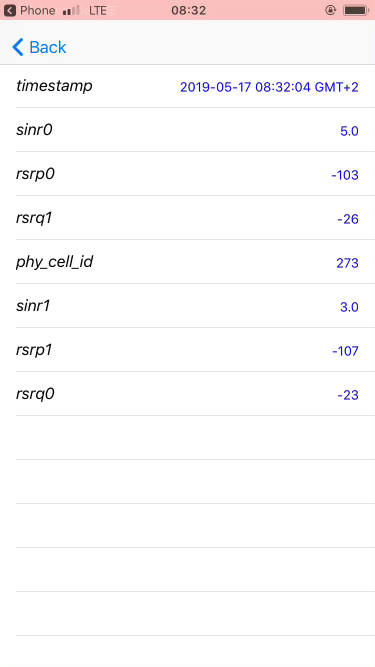
#> input picture sample/video/frame0.png, 750 x 1334 px (shown at 1/2 size)
$ python -i cv_helpers.py   (imports and definitions only)   (older library calls are emulated)
#> lines starting #> are read from the running program, lines starting #| are printed output that depends on the picture; after the words box and inside, x2 and y2 are one past the last pixel; in counts of white or black regions, pixels touching at a corner belong together
#> further down, picture is the input picture: shape (1334, 750, 3); mean B, G, R 250.2, 249.5, 251.2
__author__ = "Igor Kim"
__credits__ = ["Igor Kim"]
__maintainer__ = "Igor Kim"
__email__ = "igor.skh@gmail.com"
__status__ = "Development"
__date__ = "05/2019"
__license__ = "MIT"

import cv2, pytesseract, imutils, logging
import numpy as np

from skimage.measure import compare_ssim as ssim

from consts import *

logger = logging.getLogger('')
# [19 lines left out: function sort_contours, not called in this run]

def preprocess_image(image):
    """Preprocess image for better contours detection
    Transofrm text blocks into almost rectangles

    Arguments:
        image {cv2.image} -- CV2 image object

    Returns:
        cv2.image -- Processed CV2 image object
    """
    new_image = image.copy()

    new_image = cv2.cvtColor(new_image, cv2.COLOR_BGR2GRAY)
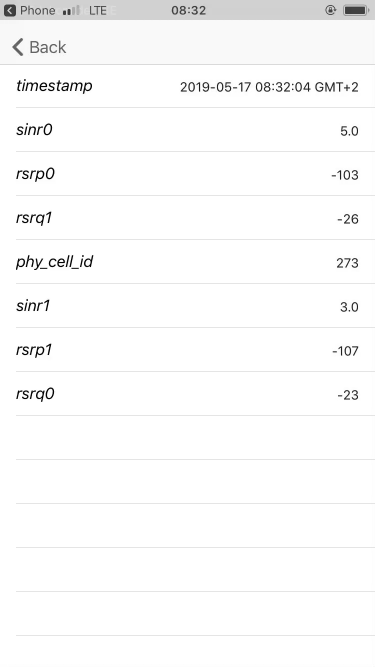
#> new_image: shape (1334, 750) (shown at 1/2 size); min 0, max 255, mean 250.1
    new_image = cv2.GaussianBlur(new_image,(15,15), 0)
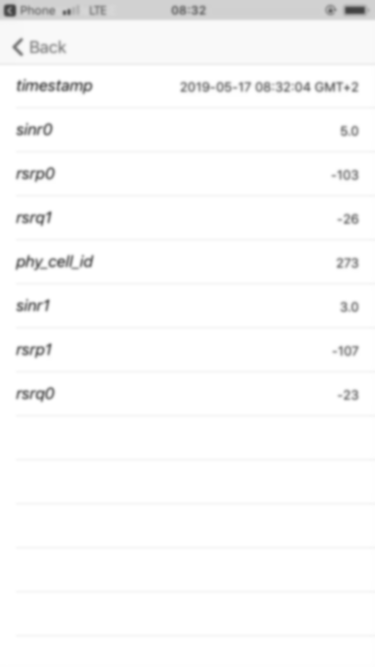
#> new_image: shape (1334, 750) (shown at 1/2 size); min 64, max 255, mean 250.1
    ret3, new_image = cv2.threshold(new_image,0,255,cv2.THRESH_BINARY_INV+cv2.THRESH_OTSU)
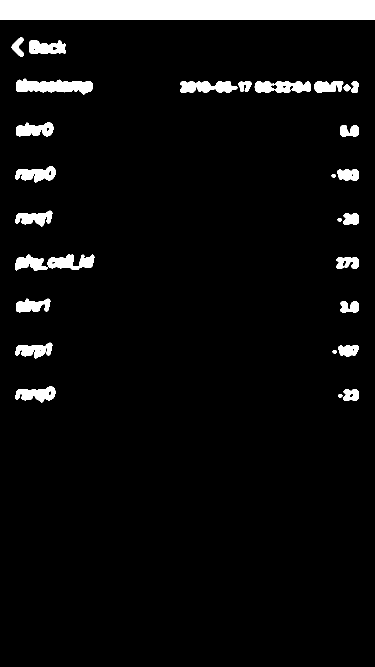
#> new_image: shape (1334, 750) (shown at 1/2 size); 5.7% white; 29 white regions, largest, box (x1, y1, x2, y2) and area: (0, 0, 750, 39) 29250, (32, 157, 186, 189) 3113, (509, 162, 622, 186) 1950
#> ret3 = 222
    # _, new_image = cv2.threshold(new_image, 0, 255, cv2.THRESH_BINARY_INV)
    kernel = np.ones((7, 7),np.uint8)
    new_image = cv2.dilate(new_image, kernel, iterations = 3)
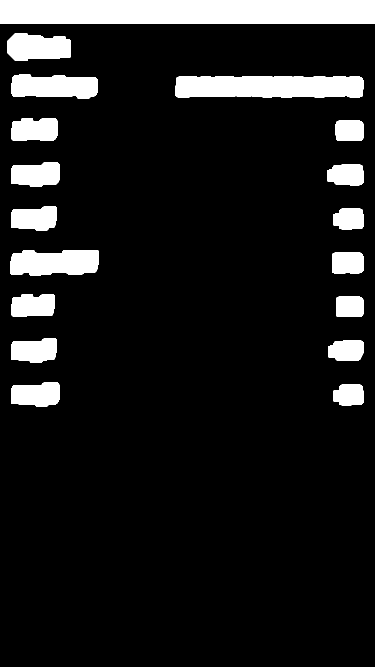
#> new_image: shape (1334, 750) (shown at 1/2 size); 11.2% white; 18 white regions, largest, box (x1, y1, x2, y2) and area: (0, 0, 750, 48) 36000, (351, 153, 727, 195) 15256, (21, 500, 198, 551) 7879
    return new_image

# [109 lines left out: functions preprocess_roi, find_countours, draw_countrous, get_rois, recognise_rois, get_video_n_frames, not called in this run]

def open_video_file(filename):
    return cv2.VideoCapture(filename)

# [51 lines left out: functions get_video_frame, get_video_frames, not called in this run]

>>> import cv2
>>> picture = cv2.imread('sample/video/frame0.png')
>>> result = preprocess_image(picture)

$ run again, on sample/video/frame100.png
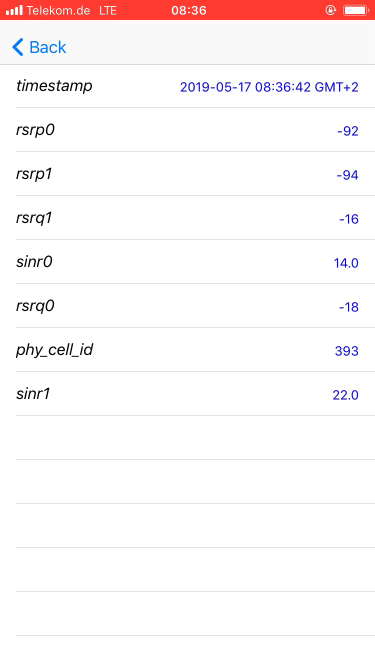
#> input picture sample/video/frame100.png, 750 x 1334 px (shown at 1/2 size)
#> picture is the input picture: shape (1334, 750, 3); mean B, G, R 246.8, 246.4, 251.6
#> in preprocess_image, `ret3, new_image = cv2.threshold(new_image,0,255,cv2.THRESH_BINARY_INV+..`:
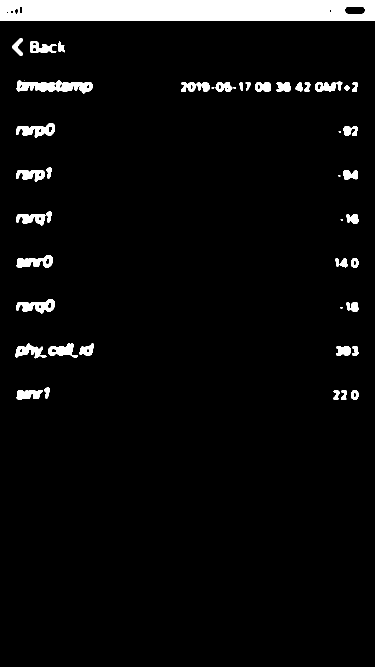
#> new_image: shape (1334, 750) (shown at 1/2 size); 4.9% white; 48 white regions (7 under 20 px), largest, box (x1, y1, x2, y2) and area: (0, 0, 750, 41) 30075, (33, 161, 185, 187) 2410, (32, 246, 110, 275) 1189
#> ret3 = 199
#> in preprocess_image, `new_image = cv2.dilate(new_image, kernel, iterations = 3)`:
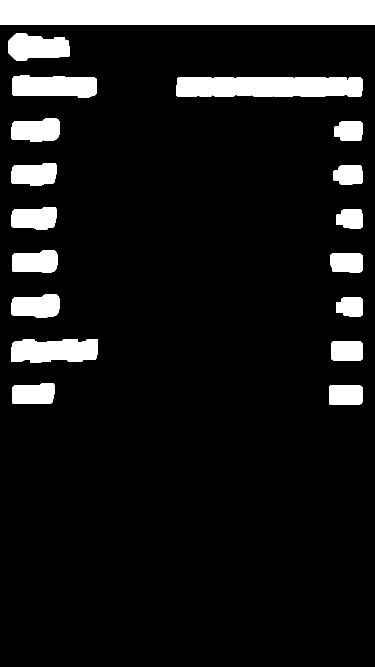
#> new_image: shape (1334, 750) (shown at 1/2 size); 10.6% white; 18 white regions, largest, box (x1, y1, x2, y2) and area: (0, 0, 750, 50) 37500, (353, 154, 725, 193) 13880, (22, 678, 196, 726) 7139

$ run again, on sample/video/frame101.png
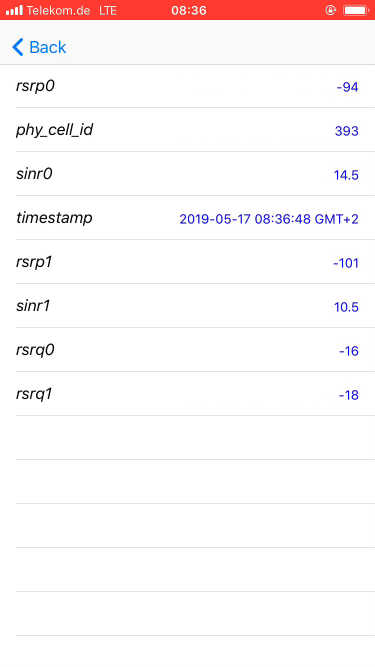
#> input picture sample/video/frame101.png, 750 x 1334 px (shown at 1/2 size)
#> picture is the input picture: shape (1334, 750, 3); mean B, G, R 246.8, 246.4, 251.6
#> in preprocess_image, `ret3, new_image = cv2.threshold(new_image,0,255,cv2.THRESH_BINARY_INV+..`:
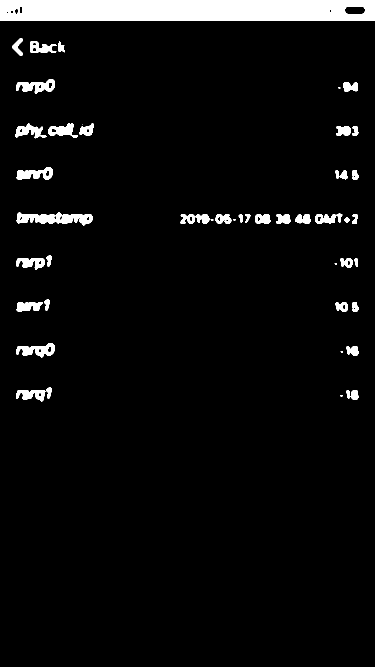
#> new_image: shape (1334, 750) (shown at 1/2 size); 4.9% white; 45 white regions (7 under 20 px), largest, box (x1, y1, x2, y2) and area: (0, 0, 750, 41) 30075, (33, 425, 185, 451) 2407, (32, 158, 110, 187) 1189
#> ret3 = 199
#> in preprocess_image, `new_image = cv2.dilate(new_image, kernel, iterations = 3)`:
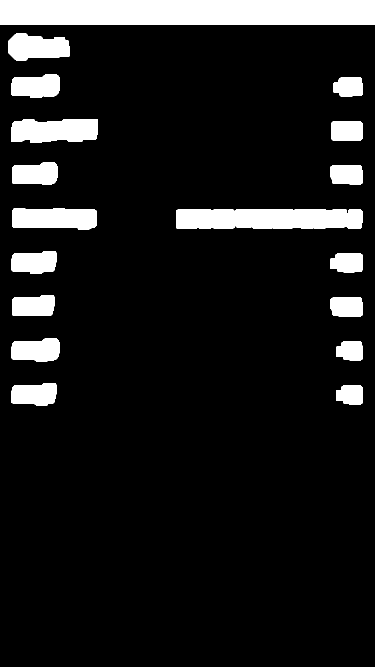
#> new_image: shape (1334, 750) (shown at 1/2 size); 10.6% white; 18 white regions, largest, box (x1, y1, x2, y2) and area: (0, 0, 750, 50) 37500, (352, 418, 725, 457) 13922, (22, 238, 196, 286) 7226

$ run again, on sample/video/frame105.png
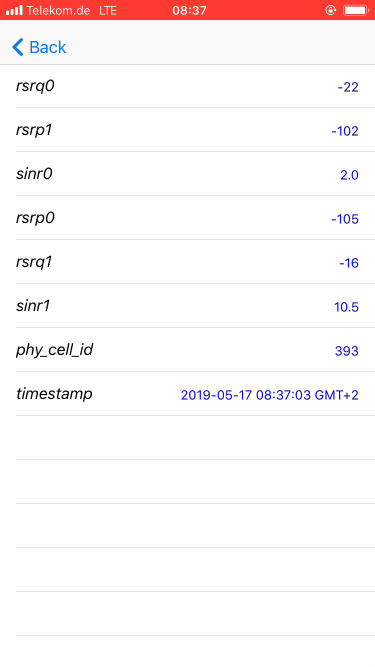
#> input picture sample/video/frame105.png, 750 x 1334 px (shown at 1/2 size)
#> picture is the input picture: shape (1334, 750, 3); mean B, G, R 246.8, 246.4, 251.7
#> in preprocess_image, `ret3, new_image = cv2.threshold(new_image,0,255,cv2.THRESH_BINARY_INV+..`:
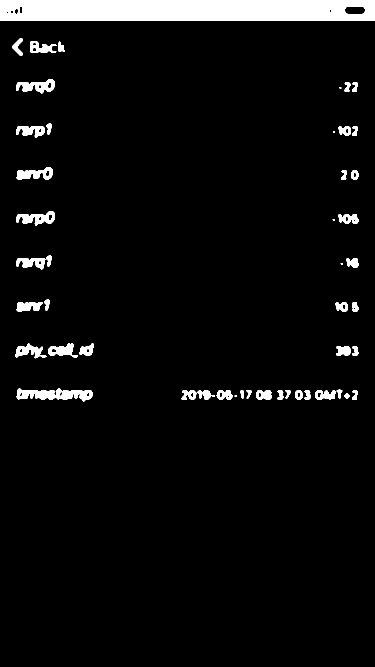
#> new_image: shape (1334, 750) (shown at 1/2 size); 4.9% white; 48 white regions (5 under 20 px), largest, box (x1, y1, x2, y2) and area: (0, 0, 750, 41) 30074, (33, 777, 185, 803) 2404, (32, 158, 110, 187) 1189
#> ret3 = 199
#> in preprocess_image, `new_image = cv2.dilate(new_image, kernel, iterations = 3)`:
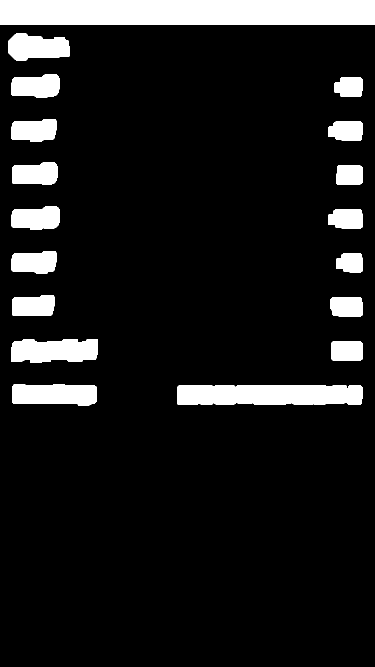
#> new_image: shape (1334, 750) (shown at 1/2 size); 10.6% white; 18 white regions, largest, box (x1, y1, x2, y2) and area: (0, 0, 750, 50) 37500, (354, 770, 725, 809) 13822, (22, 678, 196, 726) 7138
